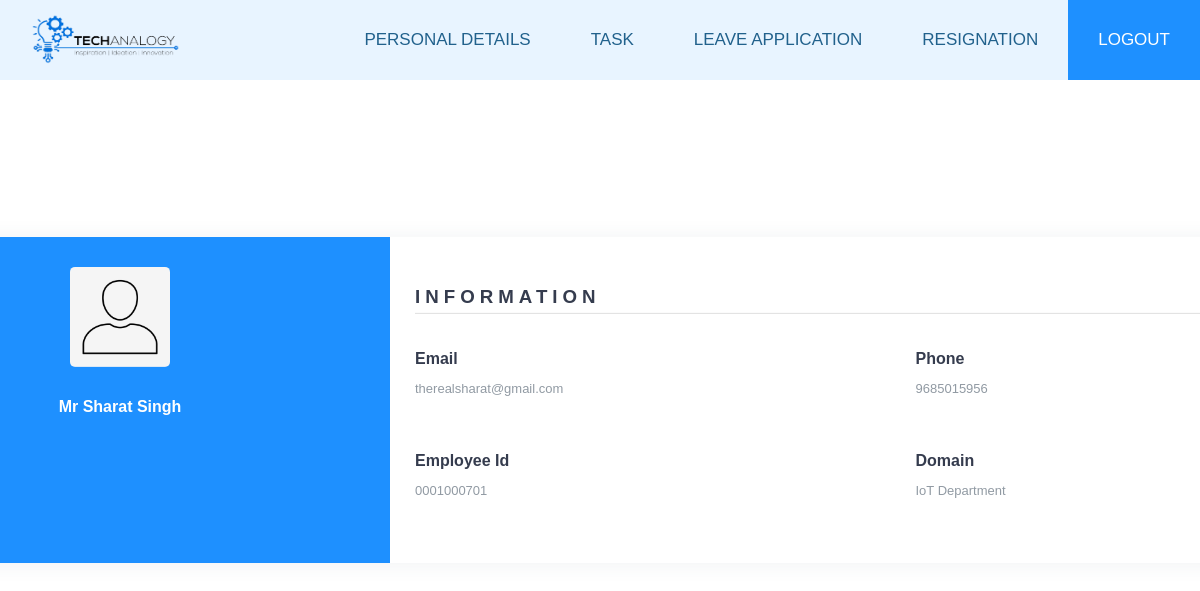
Screenshot of /dashboard/personal (signed in) with the database file from the repository.
### Employee/models.py (models this page shows, shortened)
class Employee(models.Model):
    user = models.OneToOneField(User, on_delete=models.CASCADE)
    title = models.CharField(choices=Title, max_length=3, null=False, blank=False)
    gender = models.CharField(choices=Gender, max_length=6, null=False, blank=False)
    firstname = models.CharField('Firstname', max_length=125, null=False, blank=False)
    lastname = models.CharField('Lastname', max_length=125, null=False, blank=False)
    department = models.ManyToManyField(Department, verbose_name='Department')
    role = models.ManyToManyField(Role, verbose_name='Role')
    phoneNumberRegex = RegexValidator(regex = r"^\+?1?\d{8,15}$")
    phoneNumber = models.CharField(validators = [phoneNumberRegex], max_length = 16, unique = True, default='0123456789')
    email = models.EmailField(max_length=124, default='abc@gmail.com')
    startdate = models.DateField('Employment Date', help_text='date of employment', blank=False, null=True)
    employeetype = models.CharField(choices=Employment_Type, max_length=15, blank=False, null=True)
    employeeid = models.CharField('Employee ID Number', max_length=10, null=True, blank=True)
    created = models.DateTimeField(verbose_name='Created', auto_now_add=True, null=True)
    updated = models.DateTimeField(verbose_name='Updated', auto_now=True, null=True)

class Department(models.Model):
    department_name = models.CharField(max_length=125, blank=True)
    description = models.CharField(max_length=125, null=True, blank=True)
    def __str__(self):
        return f'{self.department_name} Department'

### Dashboard/views.py (the view)
# urls.py: path('personal', views.Personal, name='Personal'),
@login_required
def Personal(request):
    employees = Employee.objects.all()
    context = {
        'employees': employees
    }
    return render(request, 'Dashboard/Personal.html', context)

### templates/Dashboard/Personal.html (shortened to what this page needs)
{%  extends "Dashboard/Navbar.html" %}
{% block content %}
{% for i in employees %}
{% if i.user == user %}
<body>
<div class="wrapper">
    <div class="left">
        <img src="/static/Dashboard/user.jpeg"
             alt="user" width="100">
        <h4>{{i.title}} {{i.firstname}} {{i.lastname}}</h4>
    </div>
    <div class="right">
        <div class="info">
            <h3>Information</h3>
            <div class="info_data">
                <div class="data">
                    <h4>Email</h4>
                    <p>{{i.email}}</p>
                </div>
                <div class="data">
                    <h4>Phone</h4>
                    <p>{{i.phoneNumber}}</p>
                </div>
            </div>
        </div>
        <div class="E-info">
            <div class="info_data">
                <div class="data">
                    <h4>Employee Id</h4>
                    <p>{{i.employeeid}}</p>
                </div>
                <div class="data">
                    <h4>Domain</h4>
                    <p>
                        {% for j in i.department.all %}
                        {{ j}}  <br/>
                        {% endfor %}
                    </p>
                </div>
            </div>
        </div>
    </div>
</div>
</body>
{% endif %}
{% endfor %}
{% endblock content %}

### templates/Dashboard/Navbar.html (style rules this page uses)
body { margin:0; font-family: Helvetica; }

### templates/Dashboard/Personal.html (style rules this page uses)
.wrapper { position: absolute; top: 50%; left: 50%; transform: translate(-50%,-50%); width: 1500px; display: flex; box-shadow: 0 1px 20px 0 rgba(69,90,100,.08); }
.wrapper .left { width: 35%; background: #1E90FF; padding: 30px 25px; border-top-left-radius: 5px; border-bottom-left-radius: 5px; text-align: center; color: #fff; }
.wrapper .left img { border-radius: 5px; margin-bottom: 10px; }
.wrapper .left h4 { margin-bottom: 10px; }
.wrapper .right { width: 65%; background: #fff; padding: 30px 25px; border-top-right-radius: 5px; border-bottom-right-radius: 5px; }
.wrapper .right .info, .wrapper .right .E-info { margin-bottom: 25px; }
.wrapper .right .info h3 { margin-bottom: 15px; padding-bottom: 5px; border-bottom: 1px solid #e0e0e0; color: #353c4e; text-transform: uppercase; letter-spacing: 5px; }
.wrapper .right .info_data { display: flex; justify-content: space-between; }
.wrapper .right .info_data .data { width: 45%; }
.wrapper .right .info_data .data h4 { color: #353c4e; margin-bottom: 5px; }
.wrapper .right .info_data .data p { font-size: 13px; margin-bottom: 10px; color: #919aa3; }

### rows the page displays
Employee: title "Mr", firstname "Sharat", lastname "Singh", email "therealsharat@gmail.com", phoneNumber "9685015956", employeeid "0001000701"
Department: department_name "IoT Department"
